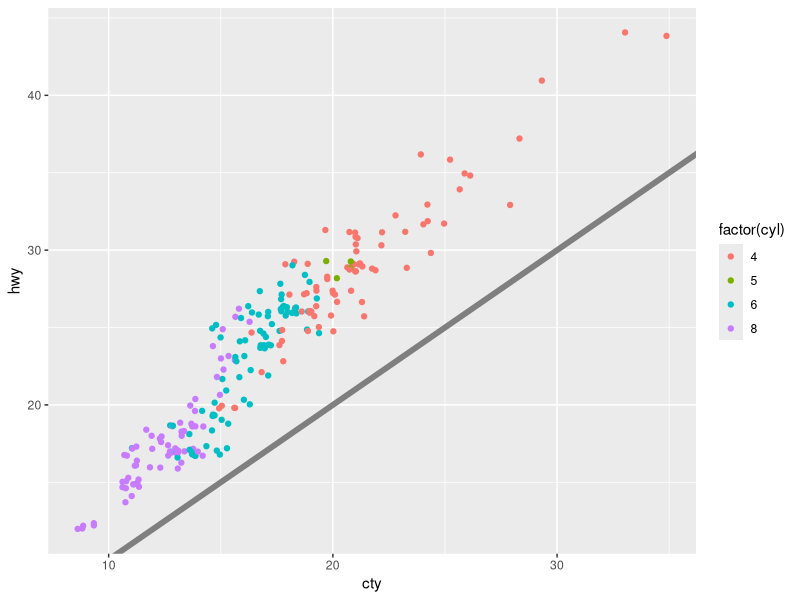
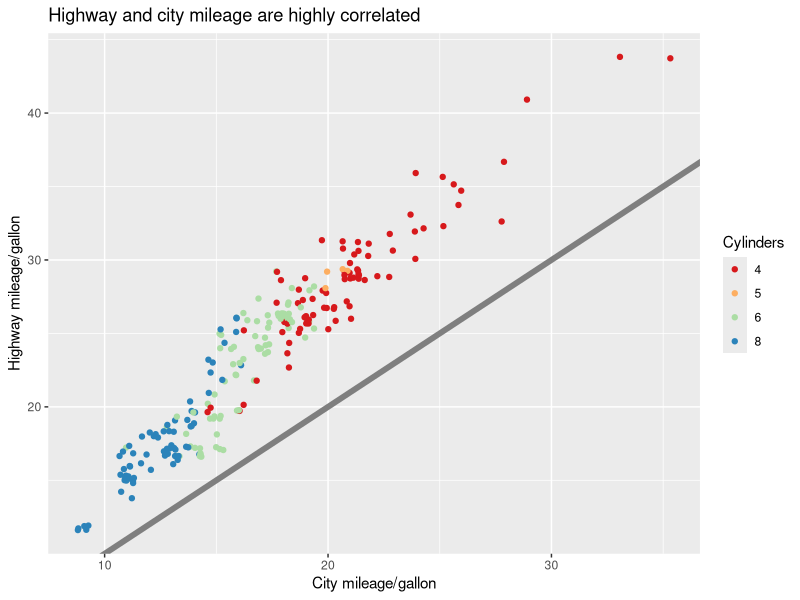
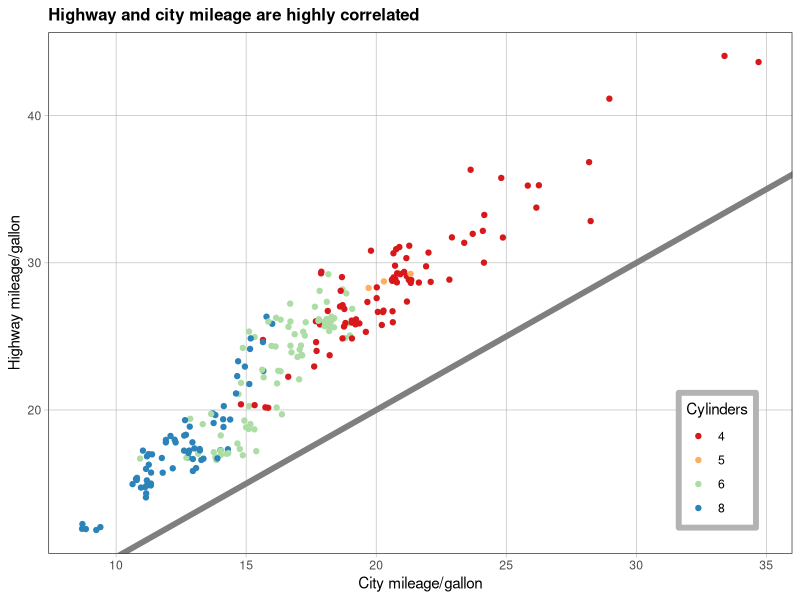
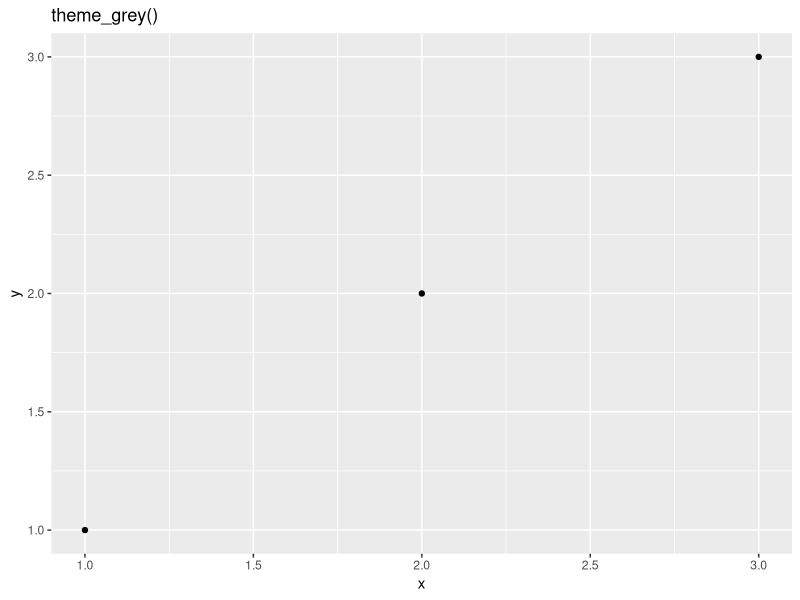
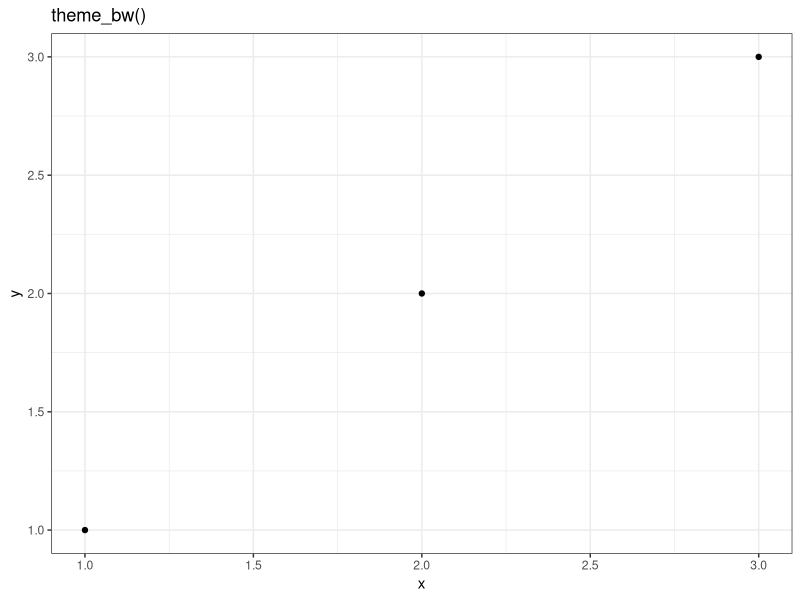
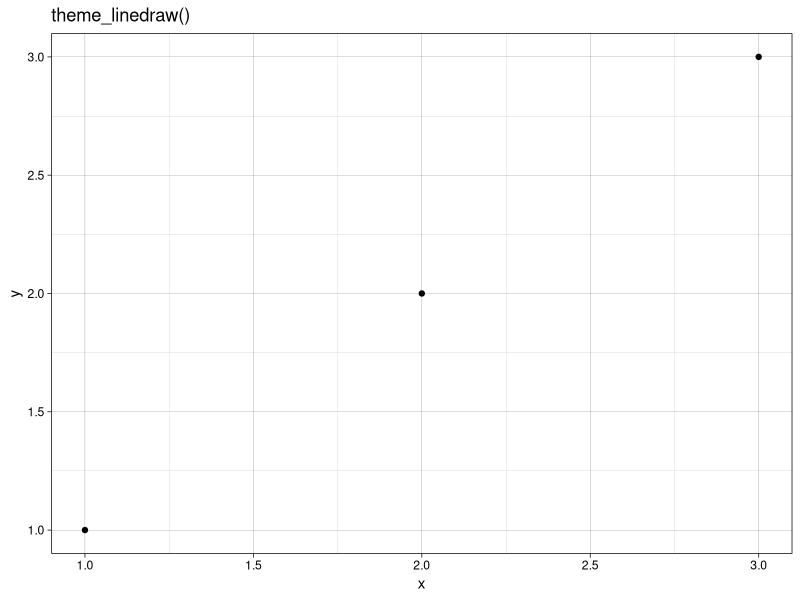
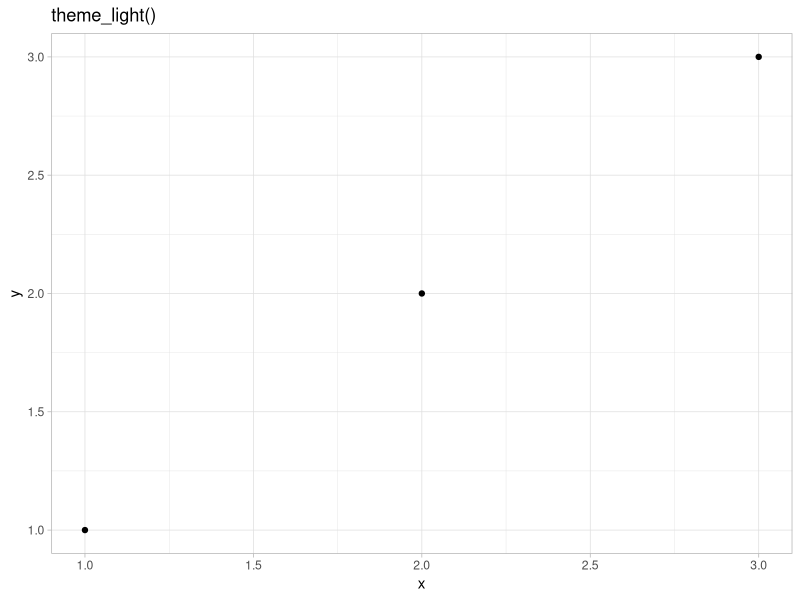
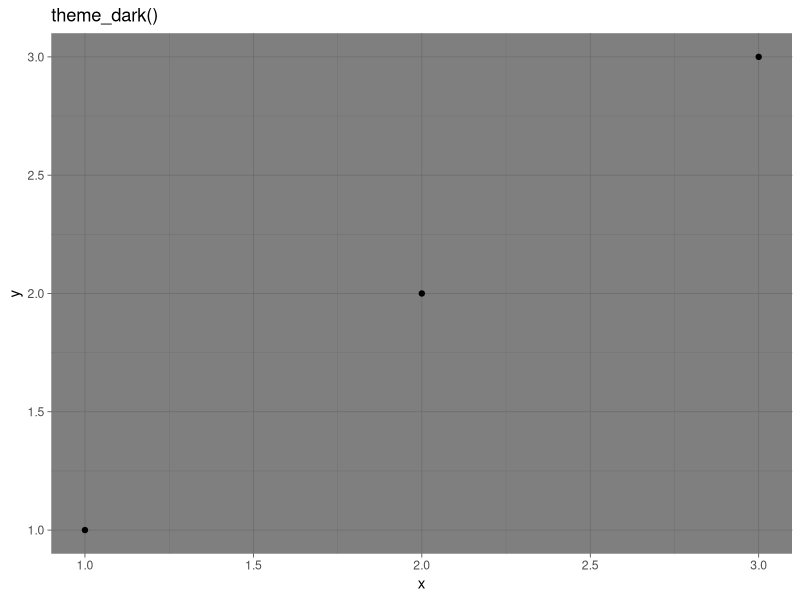

Write R code to recreate these figures, in order.
## ---- chunk 1
knitr::opts_chunk$set(echo = TRUE)
## ---- chunk 2
library(tidyverse)
library(conflicted)
  conflict_prefer("filter", "dplyr")
  conflict_prefer("select", "dplyr")
## ---- chunk 3
base <- mpg %>% 
  ggplot(aes(cty, hwy, color = factor(cyl))) +
  geom_jitter() + 
  geom_abline(color = "grey50", linewidth = 2)

base

labelled <- base +
  labs(
    x = "City mileage/gallon",
    y = "Highway mileage/gallon",
    color = "Cylinders",
    title = "Highway and city mileage are highly correlated"
  ) +
  scale_color_brewer(type = "seq", palette = "Spectral")

labelled

styled <- labelled +
  theme_bw() + 
  theme(
    plot.title           = element_text(face = "bold", size = 12),
    legend.background    = element_rect(
      fill      = "white",
      linewidth = 2,
      color     = "grey70"
    ),
    legend.justification = c(0.99, 0),
    legend.position      = c(0.95, 0.05),
    axis.ticks           = element_line(
      color     = "grey70",
      linewidth = 0.2
    ),
    panel.grid.major     = element_line(
      color     = "grey70",
      linewidth = 0.2
    ),
    panel.grid.minor     = element_blank()
  )

styled
## ---- chunk 4
tbl <- tibble(x = 1:3, y = 1:3)

base <- tbl %>% 
  ggplot(aes(x, y)) +
  geom_point()

base +
  theme_grey() +
  ggtitle("theme_grey()")

base +
  theme_bw() +
  ggtitle("theme_bw()")

base +
  theme_linedraw() +
  ggtitle("theme_linedraw()")

base +
  theme_light() +
  ggtitle("theme_light()")

base +
  theme_dark() +
  ggtitle("theme_dark()")

base +
  theme_minimal() +
  ggtitle("theme_minimal()")

base +
  theme_classic() +
  ggtitle("theme_classic()")

base +
  theme_void() +
  ggtitle("theme_void()")
## ---- chunk 5
library(ggthemes)

base +
  theme_tufte() +
  ggtitle("theme_tufte()")

base +
  theme_solarized() +
  ggtitle("theme_solarized()")

base +
  theme_excel() +
  ggtitle("theme_excel()")
## ---- chunk 6
base +
  theme_base() +
  ggtitle("theme_base()")

base +
  theme_calc() +
  ggtitle("theme_calc()")

base +
  theme_clean() +
  ggtitle("theme_clean()")

base +
  theme_economist() +
  ggtitle("theme_economist()")

base +
  theme_economist_white() +
  ggtitle("theme_economist_white()")

base +
  theme_excel_new() +
  ggtitle("theme_excel_new()")

base +
  theme_few() +
  ggtitle("theme_few()")

base +
  theme_fivethirtyeight() +
  ggtitle("theme_fivethirtyeight()")

base +
  theme_foundation() +
  ggtitle("theme_foundation()")

base +
  theme_gdocs() +
  ggtitle("theme_gdocs()")

base +
  theme_hc() +
  ggtitle("theme_hc()")

base +
  theme_igray() +
  ggtitle("theme_igray()")

nzmap <- map_data("nz") %>%
  ggplot(aes(long, lat, group = group)) +
  geom_polygon(fill = "white", color = "black") +
  labs(
    x = NULL,
    y = NULL
  )

nzmap +
  coord_sf() +
  theme_map() +
  ggtitle("theme_map()")

base +
  theme_pander() +
  ggtitle("theme_pander()")

base +
  theme_par() +
  ggtitle("theme_par()")

base +
  theme_solarized_2() +
  ggtitle("theme_solarized_2()")

base +
  theme_solid() +
  ggtitle("theme_solid()")

base +
  theme_stata() +
  ggtitle("theme_stata()")

base +
  theme_wsj() +
  ggtitle("theme_wsj()")
## ---- chunk 7
base_t <- base +
  labs(
    title = "This is a ggplot",
    x     = NULL,
    y     = NULL
  )

base_t +
  theme(plot.title = element_text(size = 16))

base_t +
  theme(
    plot.title = element_text(
      face  = "bold",
      color = "red"
    )
  )

base_t +
  theme(plot.title = element_text(hjust = 1))

base_t +
  theme(plot.title = element_text(margin = margin()))

base_t +
  theme(
    plot.title = element_text(
      margin = margin(t = 10, b = 10)
    )
  )

base_t +
  theme(
    axis.title.y = element_text(
      margin = margin(r = 10)
    )
  )
## ---- chunk 8
base +
  theme(panel.grid.major = element_line(color = "black"))

base +
  theme(panel.grid.major = element_line(linewidth = 2))

base +
  theme(
    panel.grid.major = element_line(
      linetype = "dotted"
    )
  )
## ---- chunk 9
base +
  theme(plot.background  = element_rect(fill = "grey80", color = NA))

base +
  theme(plot.background  = element_rect(color = "red", linewidth = 2))

base +
  theme(panel.background = element_rect(fill = "linen"))
## ---- chunk 10
base

base +
  theme(panel.grid.minor = element_blank())

base +
  theme(panel.grid.major = element_blank())
## ---- chunk 11
base +
  theme(panel.background = element_blank())

base +
  theme(
    axis.title.x = element_blank(), 
    axis.title.y = element_blank()
  )

base +
  theme(axis.line = element_line(color = "grey50"))
## ---- chunk 12
old_theme <- theme_update(
  plot.background  = element_rect(fill  = "lightblue3", color = NA),
  panel.background = element_rect(fill  = "lightblue",  color = NA),
  axis.text        = element_text(color = "linen"),
  axis.title       = element_text(color = "linen")
)

base

theme_set(old_theme)

base
## ---- chunk 13
base +
  theme(plot.background = element_rect(color = "grey50", linewidth = 2))

base +
  theme(
    plot.background = element_rect(color = "grey50", linewidth = 2),
    plot.margin = margin(2, 2, 2, 2)
  )

base +
  theme(plot.background = element_rect(fill = "lightblue"))
## ---- chunk 14
tbl <- tibble(x = 1:3, y = 1:3)

base <- tbl %>% 
  ggplot(aes(x, y)) +
  geom_point()

# Accentuate the axes
base +
  theme(axis.line = element_line(color = "grey50", linewidth = 1))

# Style both x and y axis labels
base +
  theme(axis.text = element_text(color = "blue", size = 12))

# Useful for long labels
base +
  theme(axis.text.x = element_text(angle = -90, vjust = 0.5))
## ---- chunk 15
tbl <- tibble(
  x = c("label", "a long label", "an even longer label"), 
  y = 1:3
)

base <- tbl %>%
  ggplot(aes(x, y)) +
  geom_point()

base

base + 
  theme(axis.text.x = element_text(angle = -30, vjust = 1, hjust = 0)) +
  labs(
    x = NULL,
    y = NULL
  )

# My favorite alternative, using coord_flip()
base +
  labs(
    x = NULL,
    y = NULL
  ) +
  coord_flip()
## ---- chunk 16
tbl <- tibble(x = 1:4, y = 1:4, z = rep(c("a", "b"), each = 2))

base <- tbl %>% 
  ggplot(aes(x, y, color = z)) +
  geom_point()

base +
  theme(
    legend.background = element_rect(
      fill      = "lemonchiffon", 
      color     = "grey50", 
      linewidth = 1
    )
  )

base +
  theme(
    legend.key        = element_rect(color = "grey50"),
    legend.key.width  = unit(0.9, "cm"),
    legend.key.height = unit(0.75, "cm")
  )

base +
  theme(
    legend.text  = element_text(size = 15),
    legend.title = element_text(size = 15, face = "bold")
  )
## ---- chunk 17
base <- tbl %>% 
  ggplot(aes(x, y)) +
  geom_point()

# Modify background
base +
  theme(panel.background = element_rect(fill = "lightblue"))

# Tweak major grid lines
base +
  theme(panel.grid.major = element_line(color = "gray60", linewidth = 0.8))

# Just in one direction  
base +
  theme(panel.grid.major.x = element_line(color = "gray60", linewidth = 0.8))
## ---- chunk 18
base2 <- base +
  theme(plot.background = element_rect(color = "grey50"))

# Wide screen
base2 +
  theme(aspect.ratio = 9 / 16)

# Long and skiny
base2 +
  theme(aspect.ratio = 2 / 1)

# Square
base2 +
  theme(aspect.ratio = 1)
## ---- chunk 19
tbl <- tibble(x = 1:4, y = 1:4, z = c("a", "a", "b", "b"))

base_f <- tbl %>% 
  ggplot(aes(x, y)) +
  geom_point() +
  facet_wrap(vars(z))

base_f

base_f +
  theme(panel.spacing = unit(0.5, "in"))

base_f +
  theme(
    strip.background = element_rect(
      fill      = "grey20",
      color     = "grey80",
      linewidth = 1
    ),
    strip.text = element_text(color = "white")
  )
## ---- chunk 20
p <- base +
  theme_dark() +
  ggtitle("theme_dark()")

p

p + theme(
  plot.background = element_rect(fill  = "black"),
  plot.title      = element_text(color = "gray"),
  axis.title      = element_text(color = "gray"),
  axis.text       = element_text(color = "gray"),
)
## ---- chunk 21
pdf("output/output.pdf", width = 6, height = 6)

p <- mpg %>%
  ggplot(aes(displ, cty)) +
  geom_point()

p

dev.off()
## ---- chunk 22
p

ggsave("output/output2.pdf")
